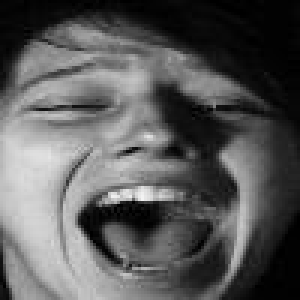
#> input picture all/week15/唐舒琪_代码/test.jpg, 100 x 100 px (shown 3 times larger)
$ jupyter execute gradient.ipynb   (older library calls are emulated)
#> lines starting #> are read from the running program, lines starting #| are printed output that depends on the picture
#> further down, image is the input picture: shape (100, 100, 3); min 0, max 243, mean 89.4
[cell 1]
import cv2
import numpy as np

def sobel_demo(image):
    gray_x = cv2.Sobel(image, cv2.CV_32F, 1, 0)  # x方向一阶导数
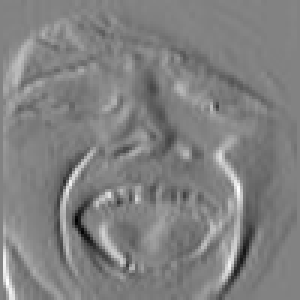
#> gray_x: shape (100, 100, 3) float32 (shown 3 times larger); min -546, max 520, mean -6.5; drawn with min black and max white
    gray_y = cv2.Sobel(image, cv2.CV_32F, 0, 1)  # y方向一阶导数
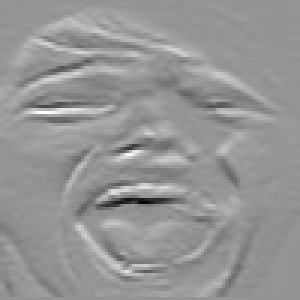
#> gray_y: shape (100, 100, 3) float32 (shown 3 times larger); min -908, max 648, mean 7.5; drawn with min black and max white
    gradx = cv2.convertScaleAbs(gray_x)  # 转回原来的uint8形式
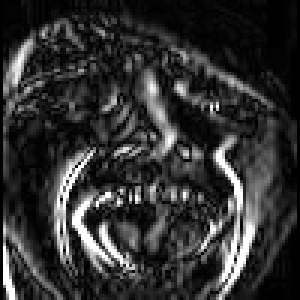
#> gradx: shape (100, 100, 3) (shown 3 times larger); min 0, max 255, mean 50.4
    grady = cv2.convertScaleAbs(gray_y)
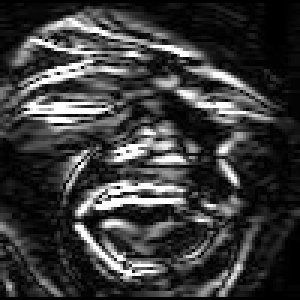
#> grady: shape (100, 100, 3) (shown 3 times larger); min 0, max 255, mean 58.9
    gradxy = cv2.addWeighted(gradx, 0.5, grady, 0.5, 0)  # 图像融合
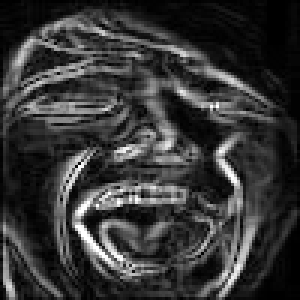
#> gradxy: shape (100, 100, 3) (shown 3 times larger); min 0, max 255, mean 54.6
    # print(gradx)
    # print(grady)
    return gradxy
    # cv2.imshow("gradient-x", gradx)
    # cv2.imshow("gradient-y", grady)
    # cv2.imshow("gradient_xy", gradxy)

[cell 2]
image=cv2.imread("test.jpg")
image=image[:, :, ::-1]
sobel_demo(image)
